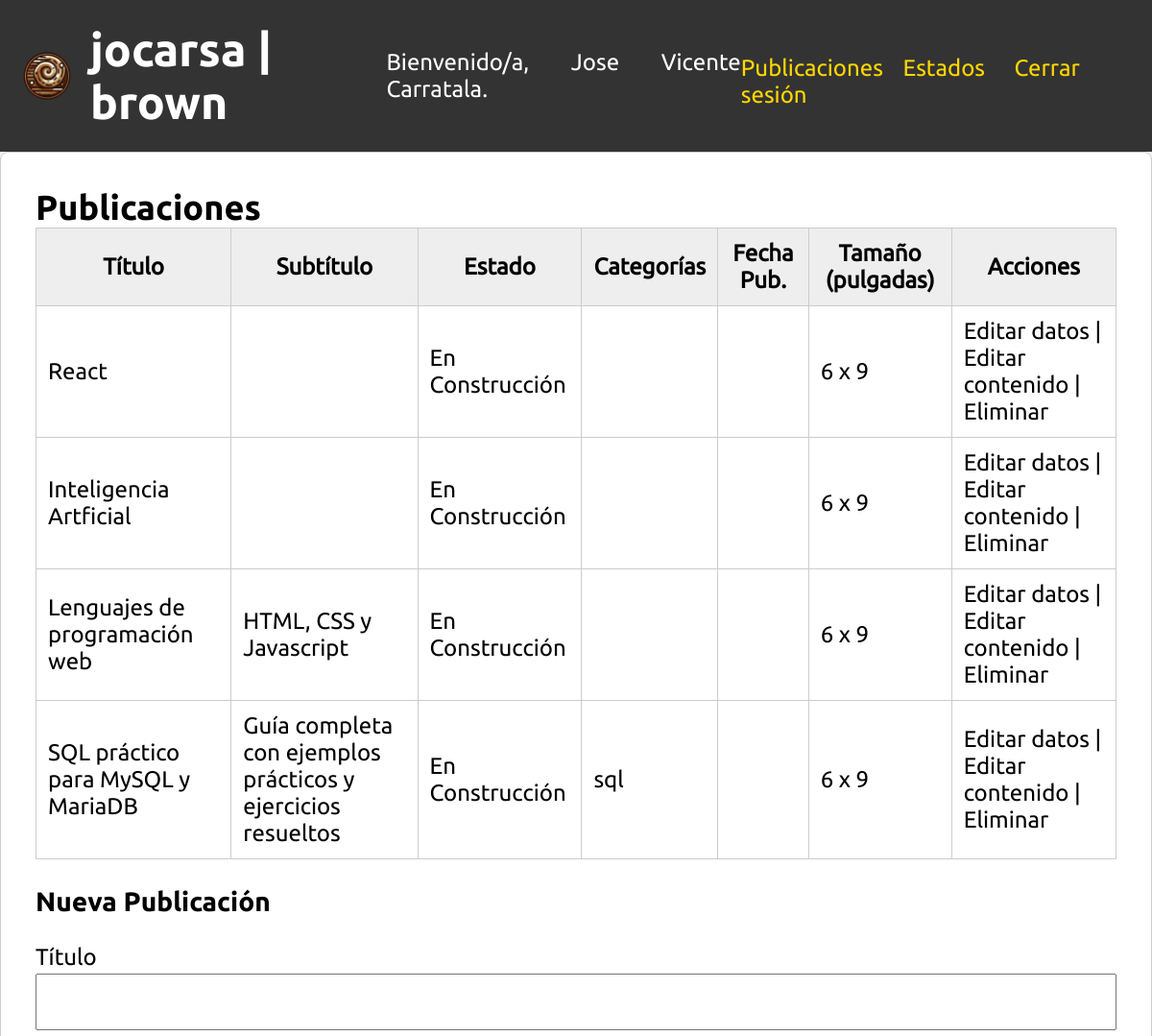
/index.php (signed in, upper part), run on an earlier commit of the app's database.
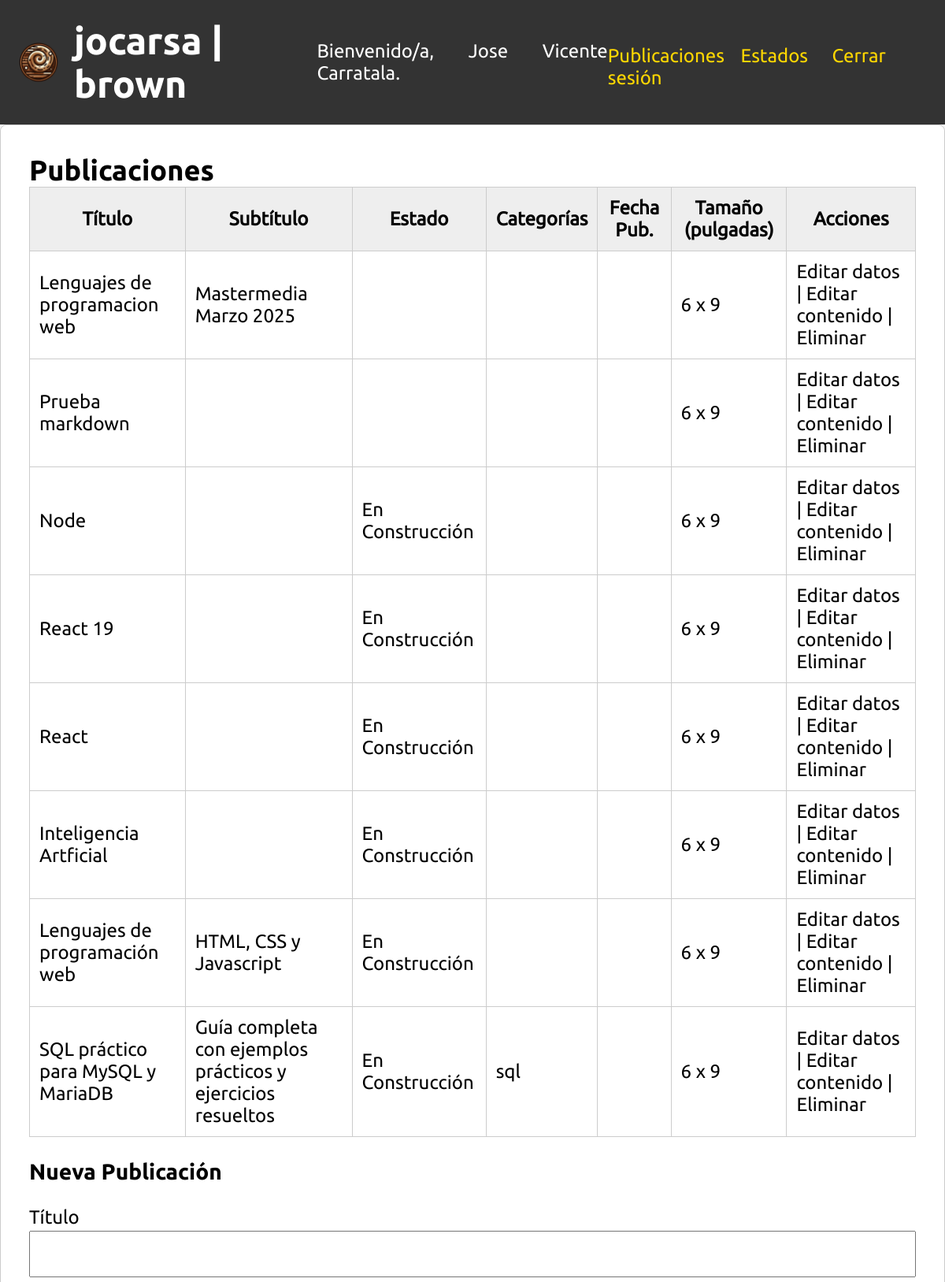
And on a later commit of the database.
### tables this page shows
CREATE TABLE publications (
        id INTEGER PRIMARY KEY AUTOINCREMENT,
        title TEXT NOT NULL,
        subtitle TEXT,
        comment TEXT,
        content TEXT,
        state_id INTEGER,
        category1 TEXT,
        category2 TEXT,
        category3 TEXT,
        pub_date TEXT,
        size_h REAL,
        size_v REAL, pdf_password TEXT,
        FOREIGN KEY (state_id) REFERENCES states(id)
    );

CREATE TABLE states (
        id INTEGER PRIMARY KEY AUTOINCREMENT,
        name TEXT NOT NULL
    );

### acciones/publicaciones.php (the view, shortened to what this page needs)
<?php
$stmt = $db->query("SELECT p.*, s.name as state_name
                    FROM publications p
                    LEFT JOIN states s ON p.state_id = s.id
                    ORDER BY p.id DESC");
$publications = $stmt->fetchAll(PDO::FETCH_ASSOC);
?>
<div class="publications-container">
    <h2>Publicaciones</h2>
    <table>
        <thead>
            <tr>
                <th>Título</th>
                <th>Subtítulo</th>
                <th>Estado</th>
                <th>Categorías</th>
                <th>Fecha Pub.</th>
                <th>Tamaño (pulgadas)</th>
                <th>Acciones</th>
            </tr>
        </thead>
        <tbody>
        <?php foreach ($publications as $pub_item): ?>
            <tr>
                <td><?php echo htmlspecialchars($pub_item['title']); ?></td>
                <td><?php echo htmlspecialchars($pub_item['subtitle']); ?></td>
                <td><?php echo htmlspecialchars($pub_item['state_name'] ?: ''); ?></td>
                <td>
                    <?php
                    $cats = array_filter([
                        $pub_item['category1'],
                        $pub_item['category2'],
                        $pub_item['category3']
                    ]);
                    echo htmlspecialchars(implode(', ', $cats));
                    ?>
                </td>
                <td><?php echo htmlspecialchars($pub_item['pub_date']); ?></td>
                <td><?php echo htmlspecialchars($pub_item['size_h'] . ' x ' . $pub_item['size_v']); ?></td>
                <td>
                    <a href="index.php?action=edit_data&id=<?php echo $pub_item['id']; ?>">
                      Editar datos
                    </a> |
                    <a href="index.php?action=edit_content&id=<?php echo $pub_item['id']; ?>">
                      Editar contenido
                    </a> |
                    <a href="index.php?delete_publication=<?php echo $pub_item['id']; ?>"
                       onclick="return confirm('¿Eliminar esta publicación?');">
                       Eliminar
                    </a>
                </td>
            </tr>
        <?php endforeach; ?>
        </tbody>
    </table>
    <h3>Nueva Publicación</h3>
    <form method="post">
        <label for="title">Título</label>
        <input type="text" name="title" id="title" required>
    </form>
</div>

What changed in the data, as far as the page shows it:
added publications: title "Lenguajes de programacion web", subtitle "Mastermedia Marzo 2025", size_h+size_v "6 x 9"
added publications: title "Prueba markdown", size_h+size_v "6 x 9"
added publications: title "Node", state.name "En Construcción", size_h+size_v "6 x 9"
added publications: title "React 19", state.name "En Construcción", size_h+size_v "6 x 9"
